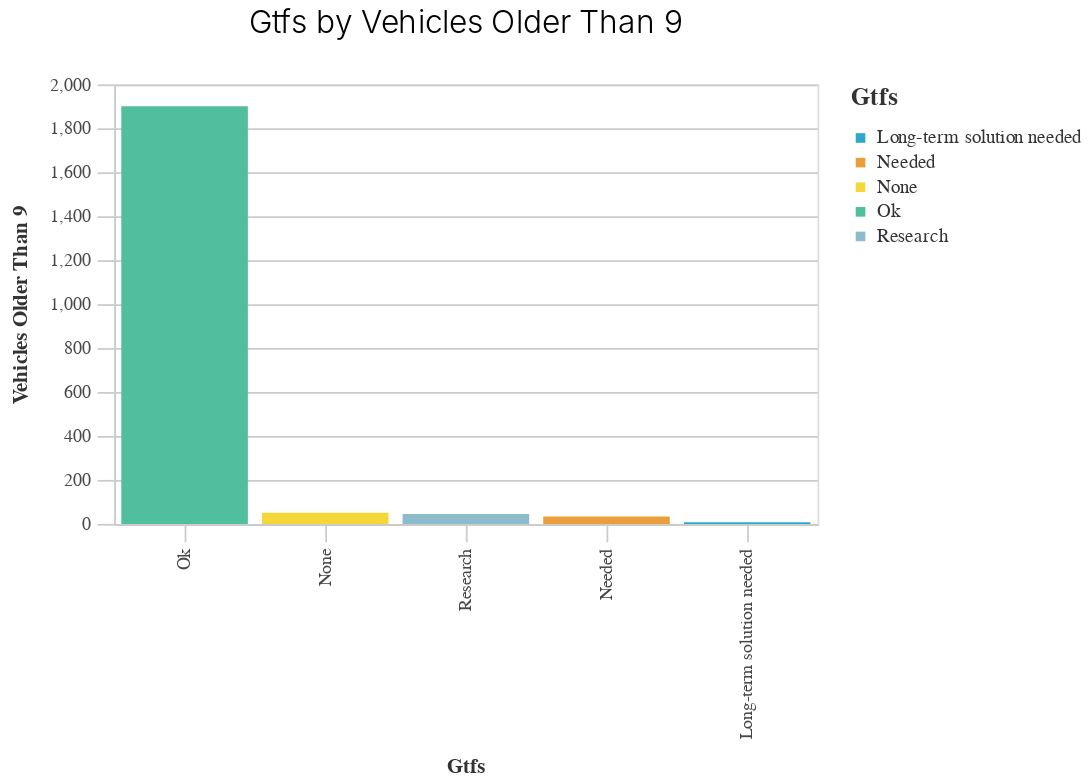

The cell this chart's notebook holds for it:
### Markdown cell above
### Looking at vehicles 9+ by GTFS
![pic](./chart_outputs/bar_GTFS_by_vehicles_older_than_9.png)

### Code cell
_utils.basic_bar_chart(vehicles_gtfs,'GTFS','vehicles_older_than_9','GTFS')

### Figure 1 — Vega-Lite specification as saved in the notebook (floating-point values rounded to 4 significant figures)
{"config": {"view": {"continuousWidth": 400, "continuousHeight": 300}, "axis": {"domainColor": "#cbcbcb", "grid": true, "gridColor": "#cbcbcb", "gridWidth": 1, "labelColor": "#474747", "labelFont": "Nunito Sans", "labelFontSize": 10, "labelPadding": 4, "tickColor": "#cbcbcb", "tickSize": 10, "titleColor": "#333", "titleFont": "Raleway", "titleFontSize": 12, "titlePadding": 10}, "axisBand": {"grid": false}, "background": "white", "font": "Raleway", "header": {"labelFont": "Nunito Sans", "titleFont": "Raleway"}, "legend": {"labelColor": "#333", "labelFont": "Nunito Sans", "labelFontSize": 11, "labelLimit": 0, "padding": 1, "symbolSize": 30, "symbolType": "square", "titleColor": "#333", "titleFont": "Raleway", "titleFontSize": 14, "titlePadding": 10}, "title": {"anchor": "middle", "font": "Raleway", "fontSize": 18, "fontWeight": 300, "offset": 20}}, "data": {"name": "data-b9b3aaee253b609d634bef356d304f5e"}, "mark": "bar", "encoding": {"color": {"field": "GTFS", "legend": {"title": "Gtfs"}, "scale": {"range": ["#2EA8CE", "#EB9F3C", "#F4D837", "#51BF9D", "#8CBCCB", "#9487C0"]}, "type": "nominal"}, "x": {"field": "GTFS", "sort": "-y", "title": "Gtfs", "type": "nominal"}, "y": {"field": "vehicles_older_than_9", "title": "Vehicles Older Than 9", "type": "quantitative"}}, "height": 250, "title": "Gtfs by Vehicles Older Than 9", "width": 400, "$schema": "https://vega.github.io/schema/vega-lite/v4.17.0.json", "datasets": {"data-b9b3aaee253b609d634bef356d304f5e": [{"GTFS": "Long-term solution needed", "vehicles_older_than_9": 7.0, "vehicles_older_than_15": 1.0, "vehicles_0_to_9": 24.0, "vehicles_percent_older_than_9": 0.3435, "vehicles_percent_older_than_15": 0.1335, "vehicles_percent_0_to_9": 0.4841}, {"GTFS": "Needed", "vehicles_older_than_9": 34.0, "vehicles_older_than_15": 7.0, "vehicles_0_to_9": 122.0, "vehicles_percent_older_than_9": 1.668, "vehicles_percent_older_than_15": 0.9346, "vehicles_percent_0_to_9": 2.461}, {"GTFS": "None", "vehicles_older_than_9": 51.0, "vehicles_older_than_15": 5.0, "vehicles_0_to_9": 191.0, "vehicles_percent_older_than_9": 2.502, "vehicles_percent_older_than_15": 0.6676, "vehicles_percent_0_to_9": 3.852}, {"GTFS": "Ok", "vehicles_older_than_9": 1901.0, "vehicles_older_than_15": 720.0, "vehicles_0_to_9": 4470.0, "vehicles_percent_older_than_9": 93.28, "vehicles_percent_older_than_15": 96.13, "vehicles_percent_0_to_9": 90.16}, {"GTFS": "Research", "vehicles_older_than_9": 45.0, "vehicles_older_than_15": 16.0, "vehicles_0_to_9": 151.0, "vehicles_percent_older_than_9": 2.208, "vehicles_percent_older_than_15": 2.136, "vehicles_percent_0_to_9": 3.046}]}}
